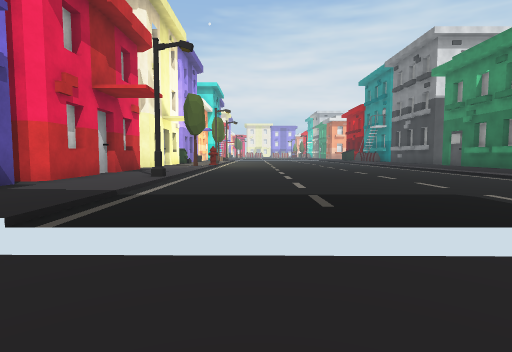
view 1 (above)

22 first-person views from a walk through a 3-D level made in the Unity game engine. The camera is 1.5 m above the floor, tilts 4° down and sees 80° across. The floor is counted in squares, 2 m on a side. Each view is taken from the middle of a square. On the plan, view 1 faces up. The plan holds only what a view shows up to about 10 squares ahead; the rest is blank. The place goes on beyond the plan. Some surface patterns are stand-ins.

view 2
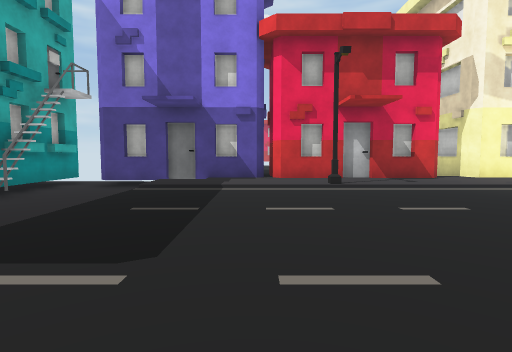

view 3
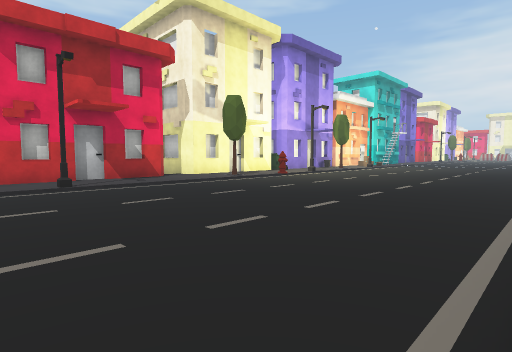

view 4
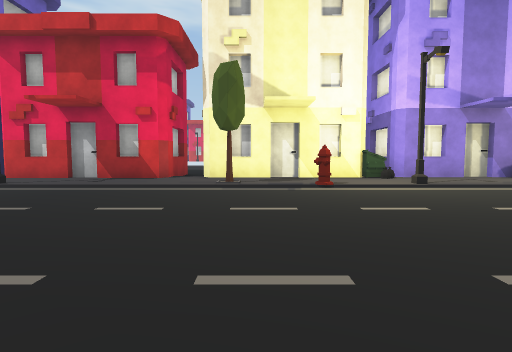

view 5
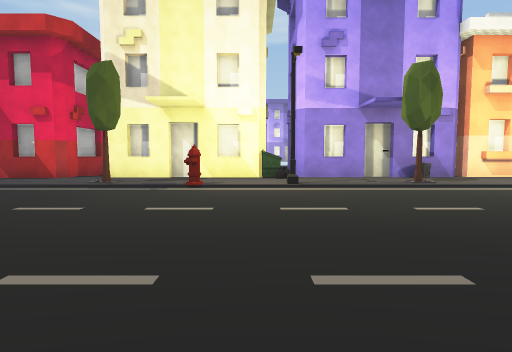

view 6
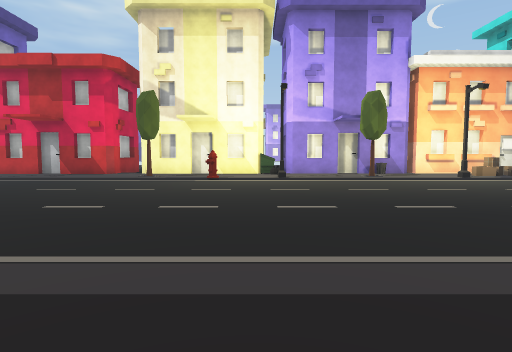

view 7
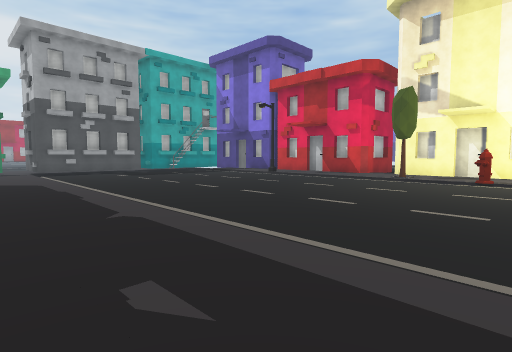

view 8
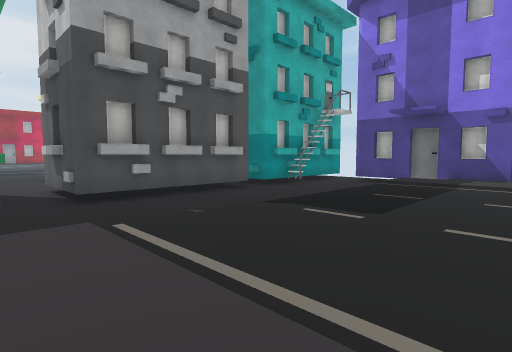

view 9
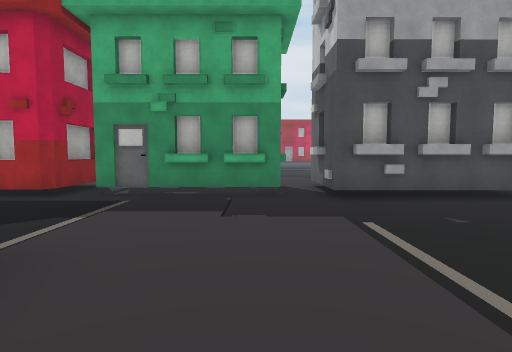

view 10
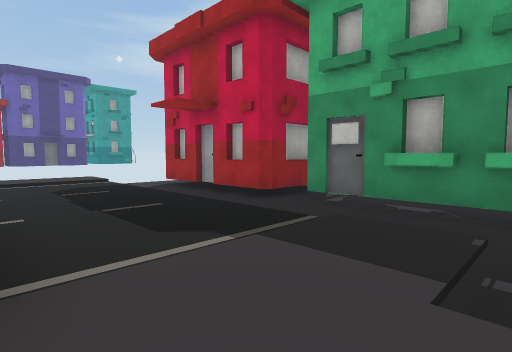

view 11
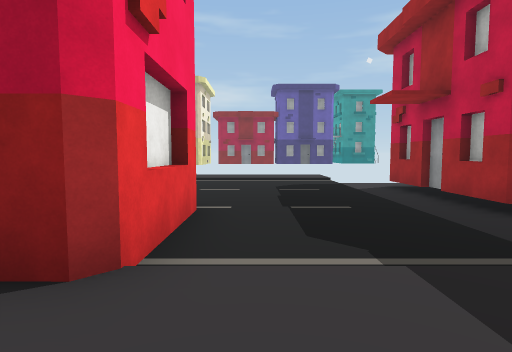

view 12
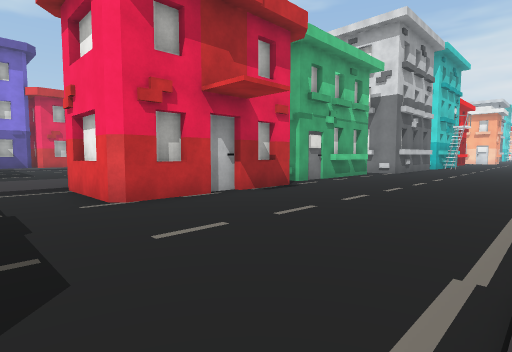

view 13
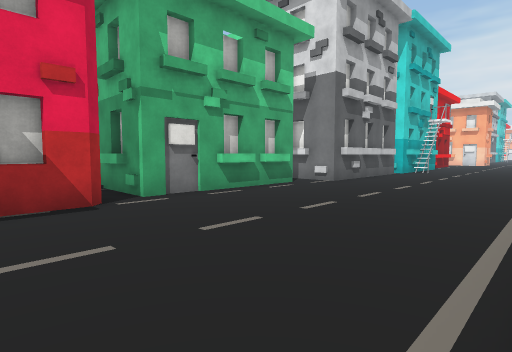

view 14
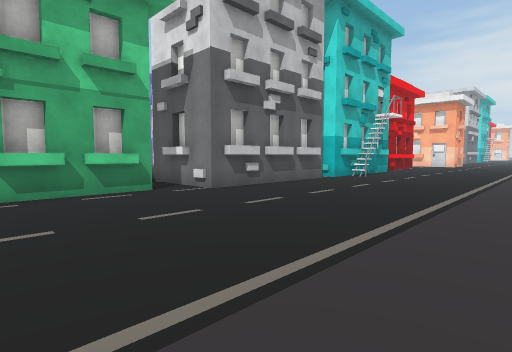

view 15
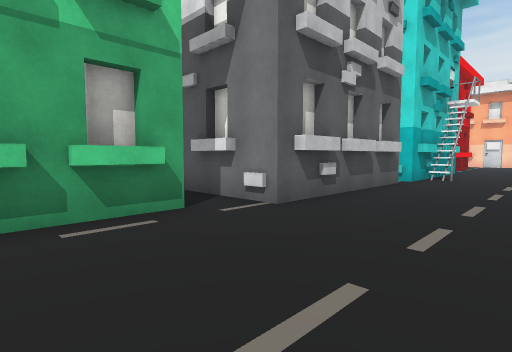

view 16
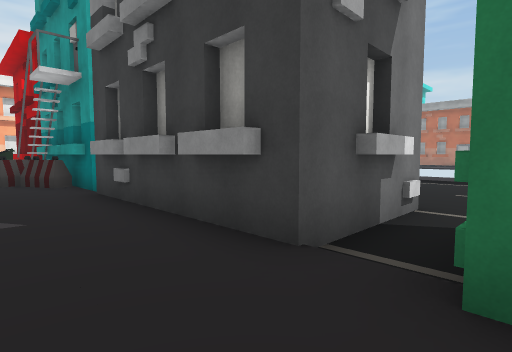

view 17
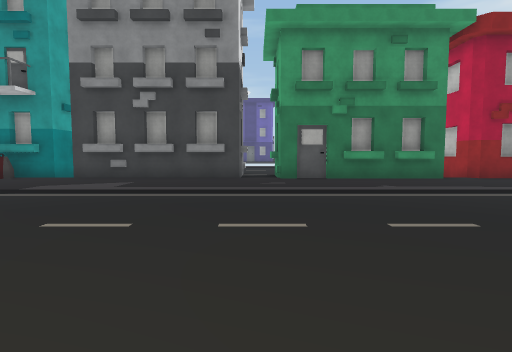

view 18
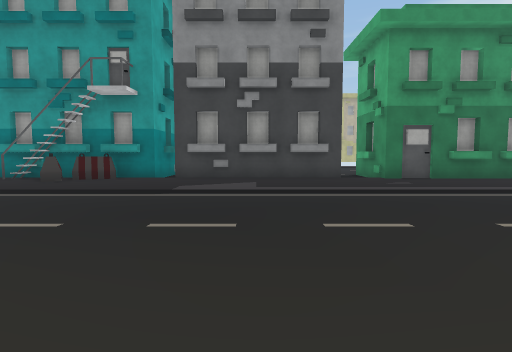

view 19
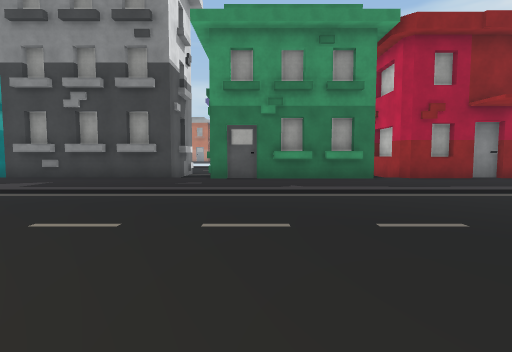

view 20
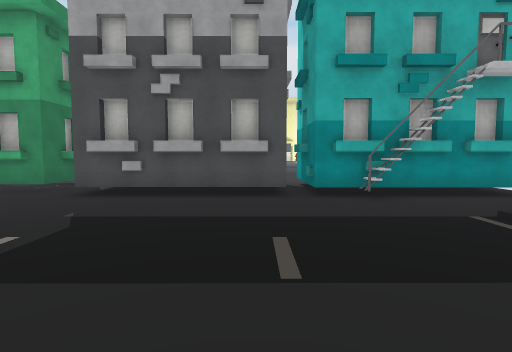

view 21
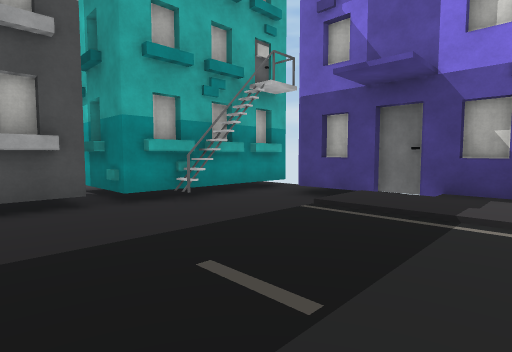

view 22
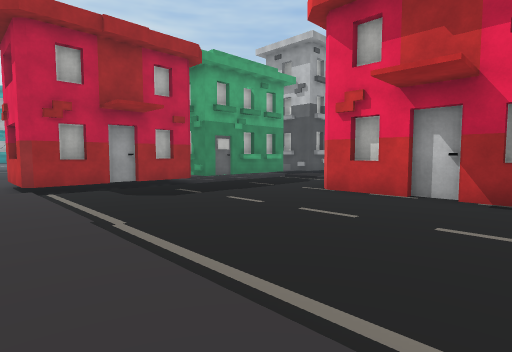

### Floor plan
Key: @ floor where view 1 was taken; # wall or solid block; . main floor; - floor 0.5 m lower than the main floor; / step, stairs or slope; B bin; H hydrant; T tree; A barrier; O other object.
Columns run from 5 left of view 1 to 18 right of it. Each row starts with its distance up from view 1.
 22 ##./...  ../..A  ##.../
 21  O./......./..####..../
 20  #.T......./..#  #..../
 19  #./......./..#  #..../
 18 ##./......./..#  #..../
 17 #B.#......./..#  #..../.
 16  B./......./..####..../.
 15  #.H......./../......./.
 14  #./......./..###...../.
 13  #./......./..###...../.
 12 ##.T......./..###...../.
 11 .../......./..###...../.
 10 ##./......./..###...../
  9  #./......./..###...../
  8  #./......./..###...../.
  7  #.#......./..###...../.
  6  #./......./..###...../.
  5  #./......./..###...../.
  4  #./......./..###...../.
  3  #./......./../......./.
  2  #-----------./......./.
  1  #-----------./......./.
  0 -----@-----------------
 -1 #####-#####------##-##-
 -2     #-    #-###########
 -3     ##    ###

Positions as (right, up) in squares from view 1, and headings:
1: (0, 0), facing up
2: (5, 5), facing left
3: (6, 5), facing up-left
4: (5, 13), facing left
5: (5, 16), facing left
6: (8, 16), facing left
7: (8, 16), facing down-left
8: (7, 6), facing down-left
9: (7, 6), facing down
10: (7, 4), facing down-right
11: (7, 3), facing right
12: (17, 2), facing up-left
13: (17, 7), facing up-left
14: (18, 11), facing up-left
15: (15, 12), facing up-left
16: (7, 14), facing up-right
17: (0, 15), facing right
18: (0, 18), facing right
19: (0, 13), facing right
20: (1, 6), facing down
21: (2, 5), facing down-left
22: (18, 8), facing down-left
